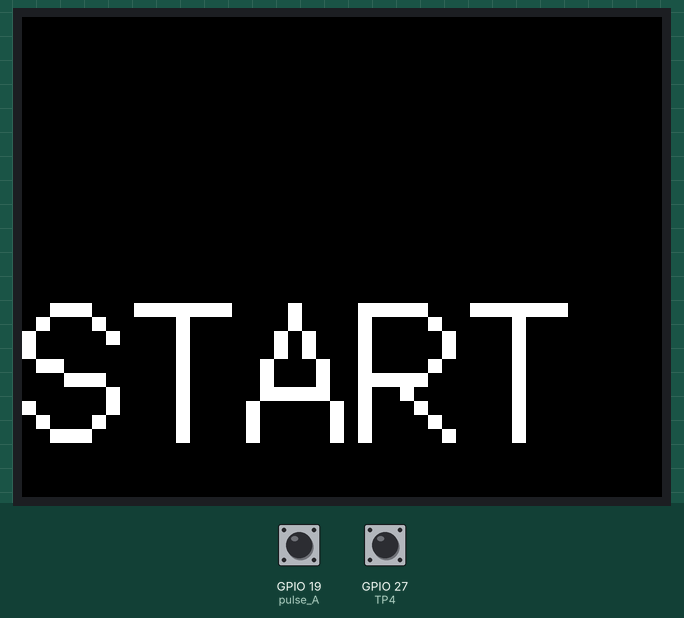
The sketch below on a simulated ESP32. On the bench: 320×240 colour display. Inputs (shaded band) come from the test bench; at power-on: GPIO 19 (pulse_A) LOW, GPIO 27 (TP4) HIGH.

Above: at 2.3 s.
2.4 s: GPIO 19 (pulse_A) pulled HIGH for 0.15 s
Timing chart, 0 to 5.4 s (numbered marks = the images above; inputs shaded):
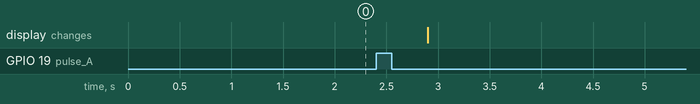

The sketch:

SHITSUGAIKI_01.ino
```cpp
#include<M5Core2.h>
//#include<M5Stack.h>

//#define FIRST_SAMPLE    1
//#define SAMPLE_TIME     2
#define sampleMicroSec  500
#define sample_num     4

#define pulse_A        19    //core2
#define TP4            27    //core2

//#define pulse_A        2    //Gray
//#define TP4            5    //Gray

//#define tp4OUT          2
//#define pulse_A_OUT     5

volatile boolean debug = 0;

volatile boolean  segA[sample_num] ;
volatile boolean  segB[sample_num] ;
volatile boolean  segC[sample_num] ;
volatile boolean  segD[sample_num] ;
volatile boolean  segE[sample_num] ;
volatile boolean  segF[sample_num] ;
volatile boolean  segG[sample_num] ;
volatile boolean  segdP[sample_num] ;

volatile int      judgeA [2] = {0, 0};
volatile int      judgeB [2] = {0, 0};
volatile int      judgeC [2] = {0, 0};
volatile int      judgeD [2] = {0, 0};
volatile int      judgeE [2] = {0, 0};
volatile int      judgeF [2] = {0, 0};
volatile int      judgeG [2] = {0, 0};
volatile int      judgedP[2] = {0, 0};

volatile boolean  segAok;
volatile boolean  segBok;
volatile boolean  segCok;
volatile boolean  segDok;
volatile boolean  segEok;
volatile boolean  segFok;
volatile boolean  segGok;
volatile boolean  segdPok;

volatile boolean  flag = 0;

volatile int  i;  // loop index

String lcdV;// = "START";
void  Shitugaiki_pulse_capture() {
  flag =  1;
}
void setup() {

  //M5.begin(true, true, true, true);
  M5.begin();
  M5.Lcd.setTextSize(20);
  M5.Lcd.setTextFont(2);
  M5.Lcd.setCursor(10, 10);
  M5.Lcd.println(lcdV);

  lcdV = "START";
  M5.Lcd.println(lcdV);
  delay (1000);

  pinMode (pulse_A, INPUT_PULLDOWN);
  pinMode (TP4,     INPUT_PULLUP);

  attachInterrupt(digitalPinToInterrupt(pulse_A), Shitugaiki_pulse_capture, RISING);
}

void loop() {

  while(!flag){
    delay(16);
  }
  detachInterrupt(digitalPinToInterrupt(pulse_A));
  flag = 0;
//  if (flag == 1) {
    delayMicroseconds(50);

    for(i=0; i<sample_num; i++) {
      segA[i] = digitalRead(TP4);
      delayMicroseconds(sampleMicroSec);
      if (segA[i] == 0) {
        judgeA[0] = judgeA[0] + 1;
      }
      else if (segA[i] == 1){
        judgeA[1] = judgeA[1] + 1;
      }
    }

   for(i=0; i<sample_num; i++) {
      segB[i] = digitalRead(TP4);
      delayMicroseconds(sampleMicroSec);
      if (segB[i] == 0) {
        judgeB[0] = judgeB[0] + 1;
      }
      else if (segB[i] == 1){
        judgeB[1] = judgeB[1] + 1;
      }
    }

   for(i=0; i<sample_num; i++) {
      segC[i] = digitalRead(TP4);
      delayMicroseconds(sampleMicroSec);
      if (segC[i] == 0) {
        judgeC[0] = judgeC[0] + 1;
      }
      else if (segC[i] == 1){
        judgeC[1] = judgeC[1] + 1;
      }
    }

   for(i=0; i<sample_num; i++) {
      segD[i] = digitalRead(TP4);
      delayMicroseconds(sampleMicroSec);
      if (segD[i] == 0) {
        judgeD[0] = judgeD[0] + 1;
      }
      else if (segD[i] == 1){
        judgeD[1] = judgeD[1] + 1;
      }
    }

   for(i=0; i<sample_num; i++) {
      segE[i] = digitalRead(TP4);
      delayMicroseconds(sampleMicroSec);
      if (segE[i] == 0) {
        judgeE[0] = judgeE[0] + 1;
      }
      else if (segE[i] == 1){
        judgeE[1] = judgeE[1] + 1;
      }
    }

    for(i=0; i<sample_num; i++) {
      segF[i] = digitalRead(TP4);
      delayMicroseconds(sampleMicroSec);
      if (segF[i] == 0) {
        judgeF[0] = judgeF[0] + 1;
      }
      else if (segF[i] == 1){
        judgeF[1] = judgeF[1] + 1;
      }
    }

   for(i=0; i<sample_num; i++) {
      segG[i] = digitalRead(TP4);
      delayMicroseconds(sampleMicroSec);
      if (segG[i] == 0) {
        judgeG[0] = judgeG[0] + 1;
      }
      else if (segG[i] == 1){
        judgeG[1] = judgeG[1] + 1;
      }
    }

   for(i=0; i<sample_num; i++) {
      segdP[i] = digitalRead(TP4);
      delayMicroseconds(sampleMicroSec);
      if (segdP[i] == 0) {
        judgedP[0] = judgedP[0] + 1;
      }
      else if (segdP[i] == 1){
        judgedP[1] = judgedP[1] + 1;
      }
    }

 //   count number of "0" and "1" from sample points
     if (judgeA[0] > judgeA[1]) {
        segAok = 0;
     }else {
        segAok = 1;
     }
     if (judgeB[0] > judgeB[1]) {
        segBok = 0;
     }else {
        segBok = 1;
     }

     if (judgeC[0] > judgeC[1]) {
        segCok = 0;
     } else {
        segCok = 1;
     }
     if (judgeD[0] > judgeD[1]) {
        segDok = 0;
     } else {
        segDok = 1;
     }

     if (judgeE[0] > judgeE[1]) {
        segEok = 0;
     } else {
        segEok = 1;
     }
     if (judgeF[0] > judgeF[1]) {
        segFok = 0;
     } else {
        segFok = 1;
     }

     if (judgeG[0] > judgeG[1]) {
        segGok = 0;
     } else {
        segGok = 1;
     }

     if (judgedP[0] > judgedP[1]) {
        segdPok = 0;
     } else {
        segdPok = 1;
     }

   if (debug == 1) {
          Serial.print(segAok);
          Serial.print(segBok);
          Serial.print(segCok);
          Serial.print(segDok);
          Serial.print(segEok);
          Serial.print(segFok);
          Serial.print(segGok);
          Serial.print(segdPok);
          Serial.print("   :  ");
          Serial.print(lcdV);
          Serial.println();
     }


    judgeA[0] = 0;
    judgeA[1] = 0;
    judgeB[0] = 0;
    judgeB[1] = 0;
    judgeC[0] = 0;
    judgeC[1] = 0;
    judgeD[0] = 0;
    judgeD[1] = 0;
    judgeE[0] = 0;
    judgeE[1] = 0;
    judgeF[0] = 0;
    judgeF[1] = 0;
    judgeG[0] = 0;
    judgeG[1] = 0;
    judgedP[0] = 0;
    judgedP[1] = 0;

    flag = 0;  // flag RESET
//  } // IF
 // else if (flag == 0)  {
    if      (segAok == 1 && segBok ==0 && segCok ==0 && segDok ==1 && segEok == 1 && segFok ==1 && segGok ==1){
      lcdV = "1" ;
    }
    else if (segAok == 0 && segBok ==0 && segCok ==1 && segDok ==0 && segEok == 0 && segFok ==1 && segGok ==0 ){
      lcdV = "2" ;
    }
    else if (segAok == 0 && segBok ==0 && segCok ==0 && segDok ==0 && segEok == 1 && segFok ==1 && segGok ==0 ){
      lcdV = "3" ;
    }
    else if (segAok == 1 && segBok ==0 && segCok ==0 && segDok ==1 && segEok == 1 && segFok ==0 && segGok ==0 ){
      lcdV = "4" ;
    }
    else if (segAok == 0 && segBok ==1 && segCok ==0 && segDok ==0 && segEok == 1 && segFok ==0 && segGok ==0 ){
      lcdV = "5" ;
    }
    else if (segAok == 0 && segBok ==1 && segCok ==0 && segDok ==0 && segEok == 0 && segFok ==0 && segGok ==0 ){
      lcdV = "6" ;
    }
    else if (segAok == 0 && segBok ==0 && segCok ==0 && segDok ==1 && segEok == 1 && segFok ==1 && segGok ==1 ){
      lcdV = "7" ;
    }
    else if (segAok == 0 && segBok ==0 && segCok ==0 && segDok ==0 && segEok == 0 && segFok ==0 && segGok ==0 ){
      lcdV = "8" ;
    }
    else if (segAok == 0 && segBok ==0 && segCok ==0 && segDok ==0 && segEok== 1 && segFok ==0 && segGok ==0 ){
      lcdV = "9" ;
    }
    else if (segAok == 0 && segBok ==0 && segCok ==0 && segDok ==0 && segEok == 0 && segFok ==0 && segGok ==1 ){
      lcdV = "0" ;
    }
    else if (segAok == 1 && segBok ==1 && segCok ==1 && segDok ==1 && segEok == 1 && segFok ==1 && segGok ==1 ){
      lcdV = " " ;
    }

    M5.Lcd.setCursor(10, 10);
    M5.Lcd.print(lcdV);
    delay(480);
    M5.Lcd.clear();
    attachInterrupt(digitalPinToInterrupt(pulse_A), Shitugaiki_pulse_capture, RISING);
 // }
}
```
